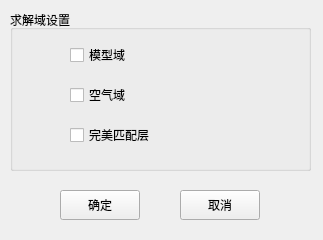
<?xml version="1.0" encoding="UTF-8"?>
<ui version="4.0">
 <class>frmDomainPF</class>
 <widget class="QMainWindow" name="frmDomainPF">
  <property name="geometry">
   <rect>
    <x>0</x>
    <y>0</y>
    <width>323</width>
    <height>240</height>
   </rect>
  </property>
  <property name="windowTitle">
   <string>物理场</string>
  </property>
  <widget class="QWidget" name="centralwidget">
   <widget class="QPushButton" name="btnOK">
    <property name="geometry">
     <rect>
      <x>60</x>
      <y>190</y>
      <width>80</width>
      <height>30</height>
     </rect>
    </property>
    <property name="text">
     <string>确定</string>
    </property>
   </widget>
   <widget class="QPushButton" name="btnCancel">
    <property name="geometry">
     <rect>
      <x>180</x>
      <y>190</y>
      <width>80</width>
      <height>30</height>
     </rect>
    </property>
    <property name="text">
     <string>取消</string>
    </property>
   </widget>
   <widget class="QGroupBox" name="gbxDomainPF">
    <property name="geometry">
     <rect>
      <x>10</x>
      <y>10</y>
      <width>301</width>
      <height>161</height>
     </rect>
    </property>
    <property name="title">
     <string>求解域设置</string>
    </property>
    <widget class="QCheckBox" name="chkModel">
     <property name="geometry">
      <rect>
       <x>60</x>
       <y>30</y>
       <width>141</width>
       <height>30</height>
      </rect>
     </property>
     <property name="text">
      <string>模型域</string>
     </property>
    </widget>
    <widget class="QCheckBox" name="chkAir">
     <property name="geometry">
      <rect>
       <x>60</x>
       <y>70</y>
       <width>141</width>
       <height>30</height>
      </rect>
     </property>
     <property name="text">
      <string>空气域</string>
     </property>
    </widget>
    <widget class="QCheckBox" name="chkPML">
     <property name="geometry">
      <rect>
       <x>60</x>
       <y>110</y>
       <width>141</width>
       <height>30</height>
      </rect>
     </property>
     <property name="text">
      <string>完美匹配层</string>
     </property>
    </widget>
   </widget>
  </widget>
 </widget>
 <tabstops>
  <tabstop>btnOK</tabstop>
  <tabstop>btnCancel</tabstop>
 </tabstops>
 <resources/>
 <connections/>
</ui>
